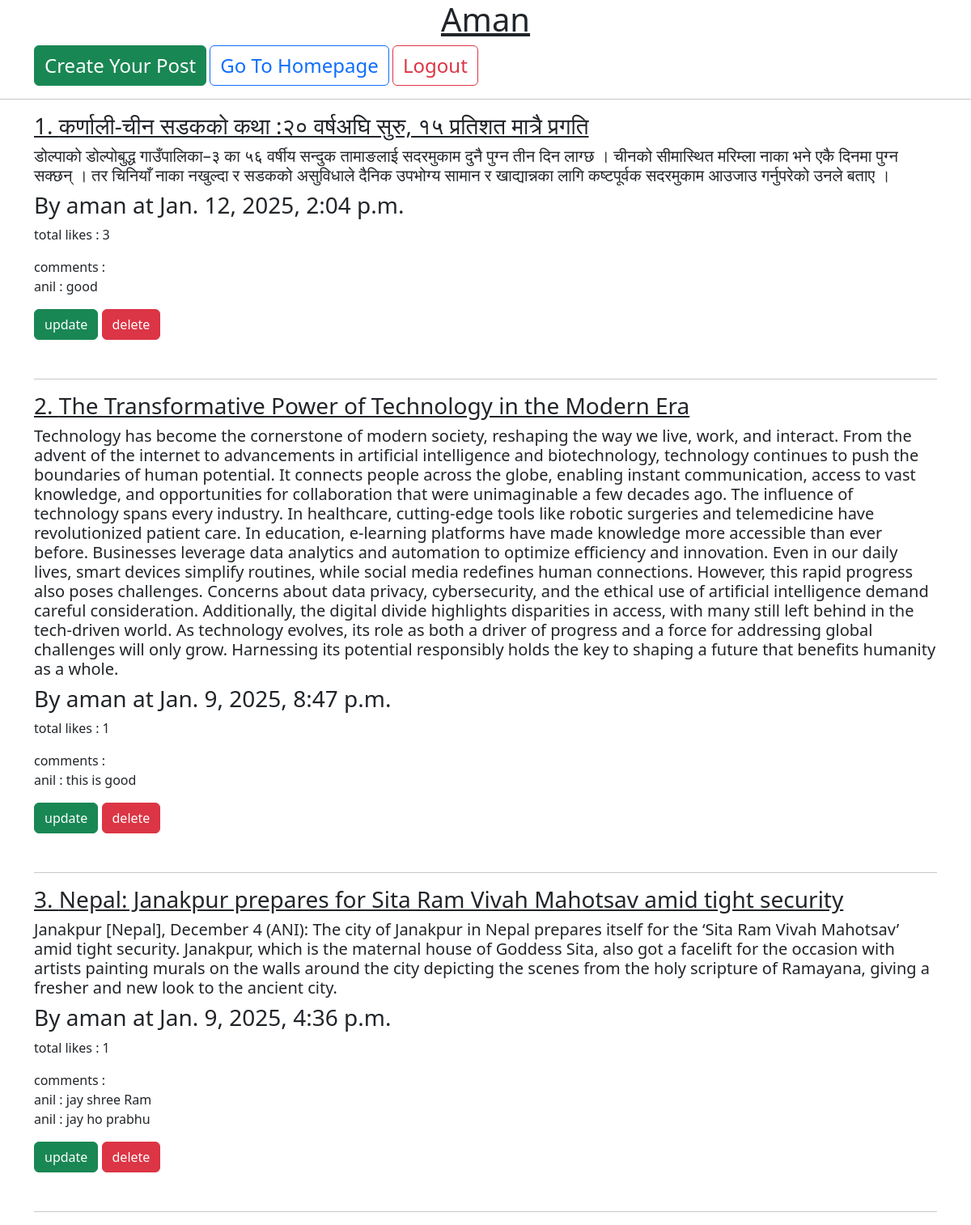
/dashboard/ (signed in), run on the app's committed database.
### home/models.py (models this page shows, shortened)
class input_post(models.Model):
    heading = models.CharField(max_length=150, null=False)
    desc = models.CharField(max_length=2000, null=False)
    author = models.ForeignKey(User, on_delete=models.CASCADE)
    time = models.DateTimeField(default=datetime.now())
    like = models.PositiveIntegerField(default=0)
    user_like = models.JSONField(default=list)
    user_comment = models.JSONField(default=list)

### home/views.py (the view)
# urls.py: path('dashboard/',dashboard_view,name='dashboard'),
@login_required
def dashboard_view(request):
    name = request.user.username
    posts = input_post.objects.filter(author__username = name).order_by('-time')
    total_like = []
    total_comment = []
    if posts.exists():
        for post in posts:
            temp = []
            total_like.append(post.like)
            for item in post.user_comment:
                username = item["username"]
                for data in item["comments"]:
                    if data:
                        temp.append({"username":username, "comments":data})
            total_comment.append(temp)
        posts = zip(posts,total_like,total_comment)
    return render(request,'dashboard.html',context={'posts':posts,'name':name})

### home/templates/dashboard.html (shortened to what this page needs)
{% extends 'base.html' %}
{% block content %}
<div class="container">
    <h1 class="text-center text-decoration-underline">{{name.capitalize}}</h1>
</div>
<div class="container">
    <a href="{% url 'home:create_post' %}" class="btn btn-success fs-4">Create Your Post</a>
    <a href="{% url 'home:home' %}" class="btn btn-outline-primary fs-4">Go To Homepage</a>
    <a href="{% url 'auth_app:logout' %}" class="btn btn-outline-danger fs-4">Logout</a>
</div>
<hr>
{% if posts %}
{% for post in posts %}
<div class="container">
    <h3 class="title text-decoration-underline">{{forloop.counter}}. {{post.0.heading}}</h3>
    <h5 class="description">{{post.0.desc}}</h5>
    <h3>By {{post.0.author.username}} at {{post.0.time}}</h3>
    <div>total likes : {{post.1}}</div>
    <div class="my-3">
        {% if post.2 %}
        comments :<br>
        {% for data in post.2 %}
        {{data.username}} : {{data.comments}}
        <br>
        {% endfor %}
        {% endif %}
    </div>
    <a href="{% url 'home:update_post' post.0.id %}" class="btn btn-success">update</a>
    <a href="{% url 'home:delete_post' post.0.id %}" class="btn btn-danger">delete</a>
    <hr class="mt-5">
</div>
{% endfor %}
{% else %}
<h3>No post available</h3>
{% endif %}
{% endblock %}

### data on the page
input_post: heading "कर्णाली-चीन सडकको कथा :२० वर्षअघि सुरु, १५ प्रतिशत मात्रै प्रगति", desc "डोल्पाको डोल्पोबुद्ध गाउँपालिका–३ का ५६ वर्षीय सन्दुक तामाङलाई सदरमुकाम दुनै पुग्न तीन दिन लाग्छ । चीनको सीमास्थित मरिम्ला नाका भने एकै दिनमा पुग्न सक्छन् । तर चिनियाँ नाका नखुल्दा र सडकको असुविधाले दैनिक उपभोग्य सामान र खाद्यान्नका लागि कष्टपूर्वक सदरमुकाम आउजाउ गर्नुपरेको उनले बताए ।", author.username "aman", time "Jan. 12, 2025, 2:04 p.m.", like "3", username "anil", comments "good"
input_post: heading "The Transformative Power of Technology in the Modern Era", desc "Technology has become the cornerstone of modern society, reshaping the way we live, work, and interact. From the advent of the internet to advancements in artificial intelligence and biotechnology, technology continues to push the boundaries of human potential. It connects people across the globe, enabling instant communication, access to vast knowledge, and opportunities for collaboration that were unimaginable a few decades ago. The influence of technology spans every industry. In healthcare, cutting-edge tools like robotic surgeries and telemedicine have revolutionized patient care. In education, e-learning platforms have made knowledge more accessible than ever before. Businesses…", author.username "aman", time "Jan. 9, 2025, 8:47 p.m.", like "1", username "anil", comments "this is good"
input_post: heading "Nepal: Janakpur prepares for Sita Ram Vivah Mahotsav amid tight security", desc "Janakpur [Nepal], December 4 (ANI): The city of Janakpur in Nepal prepares itself for the ‘Sita Ram Vivah Mahotsav’ amid tight security. Janakpur, which is the maternal house of Goddess Sita, also got a facelift for the occasion with artists painting murals on the walls around the city depicting the scenes from the holy scripture of Ramayana, giving a fresher and new look to the ancient city.", author.username "aman", time "Jan. 9, 2025, 4:36 p.m.", like "1", username "anil" "anil", comments "jay shree Ram" "jay ho prabhu"
